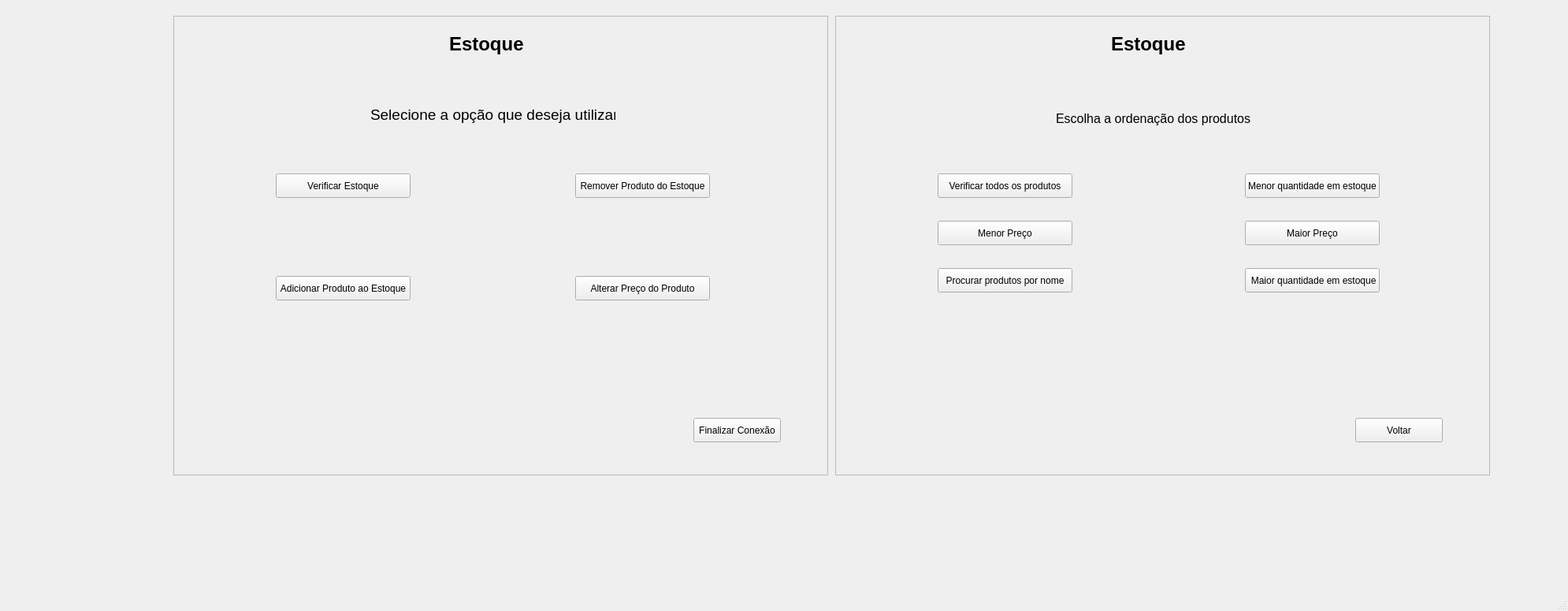
<?xml version="1.0" encoding="UTF-8"?>
<ui version="4.0">
 <class>MainWindow</class>
 <widget class="QMainWindow" name="MainWindow">
  <property name="geometry">
   <rect>
    <x>0</x>
    <y>0</y>
    <width>1990</width>
    <height>775</height>
   </rect>
  </property>
  <property name="windowTitle">
   <string>MainWindow</string>
  </property>
  <widget class="QWidget" name="centralwidget">
   <widget class="QFrame" name="TelaInicial">
    <property name="geometry">
     <rect>
      <x>220</x>
      <y>20</y>
      <width>831</width>
      <height>583</height>
     </rect>
    </property>
    <property name="frameShape">
     <enum>QFrame::StyledPanel</enum>
    </property>
    <property name="frameShadow">
     <enum>QFrame::Raised</enum>
    </property>
    <widget class="QToolButton" name="toolButton_5">
     <property name="geometry">
      <rect>
       <x>510</x>
       <y>330</y>
       <width>171</width>
       <height>31</height>
      </rect>
     </property>
     <property name="text">
      <string>Alterar Preço do Produto</string>
     </property>
    </widget>
    <widget class="QToolButton" name="toolButton_4">
     <property name="geometry">
      <rect>
       <x>510</x>
       <y>200</y>
       <width>171</width>
       <height>31</height>
      </rect>
     </property>
     <property name="text">
      <string>Remover Produto do Estoque</string>
     </property>
    </widget>
    <widget class="QToolButton" name="toolButton_2">
     <property name="geometry">
      <rect>
       <x>130</x>
       <y>330</y>
       <width>171</width>
       <height>31</height>
      </rect>
     </property>
     <property name="text">
      <string>Adicionar Produto ao Estoque</string>
     </property>
    </widget>
    <widget class="QLabel" name="label">
     <property name="geometry">
      <rect>
       <x>350</x>
       <y>20</y>
       <width>101</width>
       <height>31</height>
      </rect>
     </property>
     <property name="font">
      <font>
       <pointsize>18</pointsize>
       <weight>75</weight>
       <bold>true</bold>
      </font>
     </property>
     <property name="text">
      <string>Estoque</string>
     </property>
    </widget>
    <widget class="QToolButton" name="FinalizarConexao">
     <property name="geometry">
      <rect>
       <x>660</x>
       <y>510</y>
       <width>111</width>
       <height>31</height>
      </rect>
     </property>
     <property name="text">
      <string>Finalizar Conexão</string>
     </property>
    </widget>
    <widget class="QToolButton" name="toolButton">
     <property name="geometry">
      <rect>
       <x>130</x>
       <y>200</y>
       <width>171</width>
       <height>31</height>
      </rect>
     </property>
     <property name="text">
      <string>Verificar Estoque</string>
     </property>
    </widget>
    <widget class="QLabel" name="label_2">
     <property name="geometry">
      <rect>
       <x>250</x>
       <y>110</y>
       <width>311</width>
       <height>31</height>
      </rect>
     </property>
     <property name="font">
      <font>
       <pointsize>14</pointsize>
      </font>
     </property>
     <property name="text">
      <string>Selecione a opção que deseja utilizar</string>
     </property>
    </widget>
   </widget>
   <widget class="QFrame" name="VerificaProduto">
    <property name="geometry">
     <rect>
      <x>1060</x>
      <y>20</y>
      <width>831</width>
      <height>583</height>
     </rect>
    </property>
    <property name="frameShape">
     <enum>QFrame::StyledPanel</enum>
    </property>
    <property name="frameShadow">
     <enum>QFrame::Raised</enum>
    </property>
    <widget class="QToolButton" name="toolButton_6">
     <property name="geometry">
      <rect>
       <x>130</x>
       <y>260</y>
       <width>171</width>
       <height>31</height>
      </rect>
     </property>
     <property name="text">
      <string>Menor Preço</string>
     </property>
    </widget>
    <widget class="QToolButton" name="toolButton_7">
     <property name="geometry">
      <rect>
       <x>520</x>
       <y>260</y>
       <width>171</width>
       <height>31</height>
      </rect>
     </property>
     <property name="text">
      <string>Maior Preço</string>
     </property>
    </widget>
    <widget class="QToolButton" name="toolButton_8">
     <property name="geometry">
      <rect>
       <x>130</x>
       <y>320</y>
       <width>171</width>
       <height>31</height>
      </rect>
     </property>
     <property name="text">
      <string>Procurar produtos por nome</string>
     </property>
    </widget>
    <widget class="QLabel" name="label_3">
     <property name="geometry">
      <rect>
       <x>350</x>
       <y>20</y>
       <width>101</width>
       <height>31</height>
      </rect>
     </property>
     <property name="font">
      <font>
       <pointsize>18</pointsize>
       <weight>75</weight>
       <bold>true</bold>
      </font>
     </property>
     <property name="text">
      <string>Estoque</string>
     </property>
    </widget>
    <widget class="QToolButton" name="toolButton_9">
     <property name="geometry">
      <rect>
       <x>660</x>
       <y>510</y>
       <width>111</width>
       <height>31</height>
      </rect>
     </property>
     <property name="text">
      <string>Voltar</string>
     </property>
    </widget>
    <widget class="QToolButton" name="toolButton_10">
     <property name="geometry">
      <rect>
       <x>130</x>
       <y>200</y>
       <width>171</width>
       <height>31</height>
      </rect>
     </property>
     <property name="text">
      <string>Verificar todos os produtos</string>
     </property>
    </widget>
    <widget class="QToolButton" name="toolButton_11">
     <property name="geometry">
      <rect>
       <x>520</x>
       <y>320</y>
       <width>171</width>
       <height>31</height>
      </rect>
     </property>
     <property name="text">
      <string> Maior quantidade em estoque</string>
     </property>
    </widget>
    <widget class="QToolButton" name="toolButton_12">
     <property name="geometry">
      <rect>
       <x>520</x>
       <y>200</y>
       <width>171</width>
       <height>31</height>
      </rect>
     </property>
     <property name="text">
      <string>Menor quantidade em estoque</string>
     </property>
    </widget>
    <widget class="QLabel" name="label_4">
     <property name="geometry">
      <rect>
       <x>280</x>
       <y>120</y>
       <width>251</width>
       <height>20</height>
      </rect>
     </property>
     <property name="font">
      <font>
       <pointsize>12</pointsize>
      </font>
     </property>
     <property name="text">
      <string>Escolha a ordenação dos produtos</string>
     </property>
    </widget>
   </widget>
  </widget>
  <widget class="QStatusBar" name="statusbar"/>
 </widget>
 <resources/>
 <connections>
  <connection>
   <sender>toolButton</sender>
   <signal>clicked()</signal>
   <receiver>VerificaProduto</receiver>
   <slot>update()</slot>
   <hints>
    <hint type="sourcelabel">
     <x>496</x>
     <y>233</y>
    </hint>
    <hint type="destinationlabel">
     <x>1151</x>
     <y>268</y>
    </hint>
   </hints>
  </connection>
  <connection>
   <sender>toolButton_9</sender>
   <signal>clicked()</signal>
   <receiver>TelaInicial</receiver>
   <slot>update()</slot>
   <hints>
    <hint type="sourcelabel">
     <x>1723</x>
     <y>545</y>
    </hint>
    <hint type="destinationlabel">
     <x>1004</x>
     <y>534</y>
    </hint>
   </hints>
  </connection>
 </connections>
</ui>
